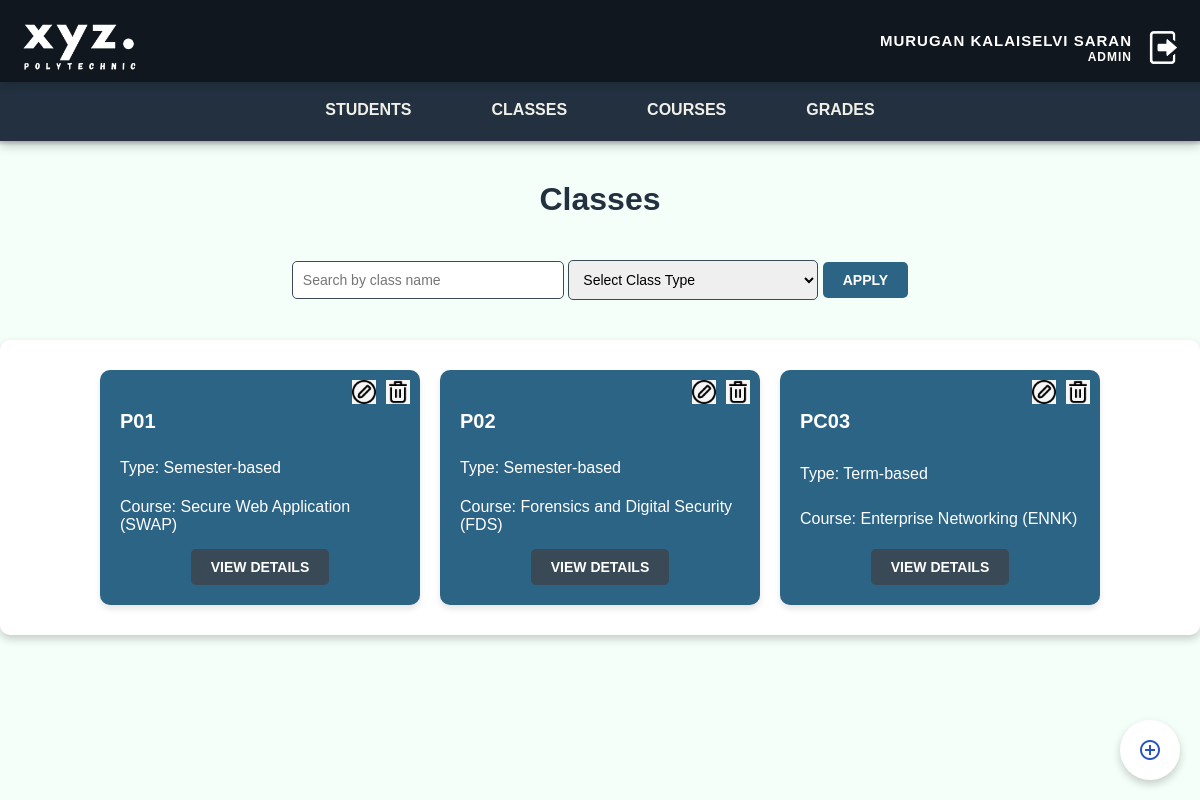
The app's page /classes.php (signed in) with its own data.
### tables this page shows
CREATE TABLE `class` (
  `class_id` int(11) NOT NULL,
  `class_name` varchar(50) NOT NULL,
  `class_type` varchar(50) NOT NULL,
  `faculty_id` int(11) NOT NULL,
  `course_id` int(11) NOT NULL
);

CREATE TABLE `course` (
  `course_id` int(11) NOT NULL,
  `course_name` varchar(100) NOT NULL,
  `course_code` varchar(20) NOT NULL,
  `start_date` date NOT NULL,
  `end_date` date NOT NULL,
  `status_id` int(11) DEFAULT NULL,
  `department_id` int(11) NOT NULL
);

### classes.php (the view, shortened to what this page needs)
<?php
include 'db_connection.php';
$search_term = filter_input(INPUT_POST, 'search', FILTER_SANITIZE_STRING) ?? '';
$query = "
    SELECT
        c.class_id,
        c.class_name,
        c.class_type,
        co.course_name
    FROM class c
    LEFT JOIN course co ON c.course_id = co.course_id
    WHERE c.class_name LIKE ?
";
$params = ["%$search_term%"];
$stmt = $conn->prepare($query);
$bind_types = str_repeat('s', count($params));
$stmt->bind_param($bind_types, ...$params);
$stmt->execute();
$result = $stmt->get_result();
?>
<!DOCTYPE html>
<html lang="en">
<head>
    <link rel="stylesheet" href="css/classes.css">
</head>
<body>
    <?php include('admin_header.php'); ?>
    <div class="main-content">
        <h1>Classes</h1>
        <section class="filters">
            <form method="POST">
                <input type="text" name="search" placeholder="Search by class name" value="<?php echo htmlspecialchars($search_term); ?>">
                <select name="class_type">
                    <option value="">Select Class Type</option>
                </select>
                <button type="submit">Apply</button>
            </form>
        </section>
        <div class="classes-container">
            <div class="scrollable">
                <?php if ($result->num_rows > 0): ?>
                    <?php while ($row = $result->fetch_assoc()): ?>
                        <div class="class-card">
                            <div class="card-actions">
                                <form method="POST" action="editclass_form.php">
                                    <button type="submit" title="Edit">
                                        <img src="image/edit-button.jpeg" alt="Edit">
                                    </button>
                                </form>
                                <form method="POST" action="deleteclass.php" onsubmit="return confirm('Are you sure you want to delete this class? This action cannot be undone.')">
                                    <button type="submit" title="Delete">
                                        <img src="image/delete-button.jpeg" alt="Delete">
                                    </button>
                                </form>
                            </div>
                            <h3><?php echo htmlspecialchars($row['class_name']); ?></h3>
                            <p>Type: <?php echo htmlspecialchars($row['class_type']); ?></p>
                            <p>Course: <?php echo htmlspecialchars($row['course_name'] ?? 'N/A'); ?></p>
                            <div class="view-details">
                                <form method="POST" action="viewclass.php">
                                    <button type="submit" class="view-button">View Details</button>
                                </form>
                            </div>
                        </div>
                    <?php endwhile; ?>
                <?php else: ?>
                    <p>No classes found. Try modifying your search criteria.</p>
                <?php endif; ?>
            </div>
        </div>
        <div class="add-button-container">
            <a href="createclass_form.php" class="add-button">
                <img src="image/add_button.png" alt="Add Class">
            </a>
        </div>
    </div>
</body>
</html>

### css/classes.css (style rules this page uses)
body { font-family: Arial, sans-serif; background-color: #E7E8E7; margin: 0; padding: 0; }
.main-content { padding: 20px; display: flex; flex-direction: column; align-items: center; gap: 20px; }
.main-content h1 { font-size: 2rem; color: #22303F; text-align: center; }
.filters { display: flex; flex-wrap: wrap; gap: 15px; justify-content: center; align-items: center; width: 100%; max-width: 900px; margin-bottom: 20px; }
.filters input, .filters select { width: 250px; padding: 10px; border-radius: 5px; border: 1px solid #394A56; font-size: 14px; }
.filters button { padding: 10px 20px; background-color: #2C6485; color: white; border: none; border-radius: 5px; font-size: 14px; cursor: pointer; text-transform: uppercase; font-weight: bold; transition: background-color 0.3s ease-in-out; }
.classes-container { display: flex; justify-content: center; width: 100%; max-width: 1200px; border-radius: 10px; background-color: #FFFFFF; padding: 20px; box-shadow: 0 4px 8px rgba(0, 0, 0, 0.2); }
.scrollable { max-height: 400px; overflow-y: auto; display: flex; flex-wrap: wrap; gap: 20px; justify-content: center; padding: 10px; }
.class-card { background-color: #2C6485; color: #FFFFFF; border-radius: 10px; width: 280px; padding: 20px; text-align: left; box-shadow: 0 4px 6px rgba(0, 0, 0, 0.1); position: relative; transition: transform 0.2s ease-in-out; display: flex; flex-direction: column; justify-content: space-between; }
.class-card h3 { margin-bottom: 10px; font-size: 20px; font-weight: bold; text-transform: uppercase; }
.class-card p { margin-bottom: 5px; font-size: 16px; font-weight: normal; }
.card-actions { display: flex; justify-content: flex-end; gap: 10px; position: absolute; top: 10px; right: 10px; z-index: 2; }
.card-actions form { margin: 0; padding: 0; }
.card-actions button { background: none; border: none; padding: 0; cursor: pointer; transition: transform 0.2s ease-in-out; }
.card-actions img { width: 24px; height: 24px; display: inline-block; pointer-events: none; }
.class-card { position: relative; overflow: hidden; }
.view-details { margin-top: 10px; text-align: center; }
.view-details .view-button { padding: 10px 20px; background-color: #394A56; color: #FFFFFF; border: none; border-radius: 5px; font-size: 14px; font-weight: bold; text-transform: uppercase; cursor: pointer; transition: all 0.3s ease-in-out; }
.add-button { position: fixed; bottom: 20px; right: 20px; z-index: 1000; width: 60px; height: 60px; background-color: #FFFFFF; color: #FFFFFF; border-radius: 50%; display: flex; justify-content: center; align-items: center; box-shadow: 0 4px 8px rgba(0, 0, 0, 0.2); transition: all 0.3s ease-in-out; cursor: pointer; text-decoration: none; }
.add-button img { width: 24px; height: 24px; transition: transform 0.3s ease-in-out; }

### css/admin_header.css (style rules this page uses)
body { margin: 0; font-family: Arial, sans-serif; background-color: #f5fffa; color: #333; }
.main-content { margin-top: 50px; padding: 20px; background-color: #f5fffa; }

### records on screen
class: class_name "P01", class_type "Semester-based", course.course_name "Secure Web Application (SWAP)"
class: class_name "P02", class_type "Semester-based", course.course_name "Forensics and Digital Security (FDS)"
class: class_name "PC03", class_type "Term-based", course.course_name "Enterprise Networking (ENNK)"

### other values on screen
$_SESSION['session_name'] "MURUGAN KALAISELVI SARAN"
